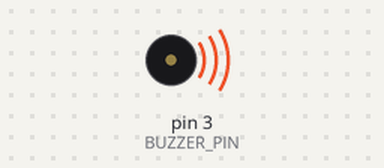
A sketch run on a simulated Arduino Uno, built with avr-gcc and run on an emulated ATmega328P. Shown: buzzer (waves = sounding). What the sketch prints to the serial monitor is not drawn.

Above: at 2.1 s.
At 3.1 s:
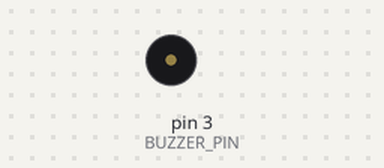
Timing chart, 0 to 4.6 s (numbered marks = the images above):
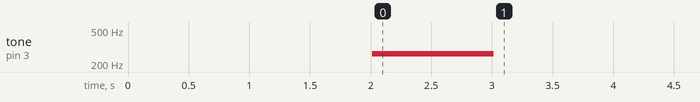

The sketch:

6axis_arm_firmware_v1.ino
```cpp
#include <SPI.h>
#include <mcp2515.h>


// 버튼 및 부저 핀 설정
#define BUZZER_PIN 3
// MCP2515 및 CAN 프레임 설정
struct can_frame canMsg;
MCP2515 mcp2515(10);
// 모터의 CAN ID 배열 (1~6)
const uint8_t motorCANIDs[6] = {1, 2, 3, 4, 5, 6};
// 각 모터의 현재 위치를 저장할 배열
float current_positions[6] = {0.0, 0.0, 0.0, 0.0, 0.0, 0.0};
// 컨트롤 모드
#define CAN_PACKET_SET_DUTY 0
#define CAN_PACKET_SET_CURRENT 1
#define CAN_PACKET_SET_CURRENT_BRAKE 2 // Current Break Mode
#define CAN_PACKET_SET_RPM 3 // Speed Mode
#define CAN_PACKET_SET_ORIGIN 5  // Set Origin Mode
#define CAN_PACKET_SET_POS_SPD 6 // Position-Speed Loop Mode

// 각 모터의 전류 및 속도 데이터를 저장할 배열
float motor_currents[6] = {0.0, 0.0, 0.0, 0.0, 0.0, 0.0};
float motor_positions[6] = {0.0, 0.0, 0.0, 0.0, 0.0, 0.0};
float motor_speeds[6] = {0.0, 0.0, 0.0, 0.0, 0.0, 0.0};
uint8_t motor_temps[6] = {0, 0, 0, 0, 0, 0};
uint8_t motor_errors[6] = {0, 0, 0, 0, 0, 0};

// Duty Cycle Mode 설정 함수
void setDutyCycleMode(uint8_t can_id, float duty) {
  uint8_t buffer[4];  // 4바이트의 데이터를 담는 버퍼

  // duty 값을 100,000 단위로 변환하여 int32_t로 처리 (0 ~ 1 범위)
  int32_t duty_int = (int32_t)(duty * 100000.0);  // 듀티 사이클을 0.00001 단위로 변환

  // 듀티 사이클 값의 범위를 제한 (0 ~ 0.95)
  if (duty_int < 0) duty_int = 0;           // 최소 0
  if (duty_int > 95000) duty_int = 95000;   // 최대 0.95 (95%)

  // 듀티 사이클(32비트) 설정
  buffer[0] = (duty_int >> 24) & 0xFF;
  buffer[1] = (duty_int >> 16) & 0xFF;
  buffer[2] = (duty_int >> 8) & 0xFF;
  buffer[3] = duty_int & 0xFF;

  // CAN 메시지 전송 (Control Mode 0: Duty Cycle Mode)
  uint32_t can_id_with_mode = (CAN_PACKET_SET_DUTY << 8) | can_id;
  comm_can_transmit_eid(can_id_with_mode, buffer, 4);

  // 메시지 전송 로그
  Serial.print("Duty Cycle Mode 메시지 전송 - CAN ID: 0x");
  Serial.println(can_id_with_mode, HEX);
  Serial.print(" 듀티 사이클: ");
  Serial.print(duty);
  Serial.println(" (0~1 범위)");
}

// Set Origin Mode 설정 함수
void setOriginMode(uint8_t can_id, uint8_t set_origin_mode) {
  uint8_t buffer[1];  // 1바이트의 데이터를 담는 버퍼
  buffer[0] = set_origin_mode;  // 원점 설정 모드 데이터 (0: 일시적 원점)

  // CAN 메시지 전송 (Control Mode 5: Set Origin Mode)
  uint32_t can_id_with_mode = (CAN_PACKET_SET_ORIGIN << 8) | can_id;

  comm_can_transmit_eid(can_id_with_mode, buffer, 1);

  // 메시지 전송 로그
  //Serial.print("Set Origin Mode 메시지 전송 - CAN ID: 0x");
  //Serial.println(can_id_with_mode, HEX);
}
// Position-Speed Loop 명령어 전송 함수
void positionSpeedLoop(uint8_t can_id, float position_deg, int16_t speed, int16_t acceleration) {
  uint8_t buffer[8];  // 8바이트의 데이터를 담는 버퍼

  // 포지션 값을 0.0001도 단위로 변환하여 처리 (-360000000 ~ 360000000 범위)
  int32_t position = (int32_t)(position_deg * 10000.0); // 0.0001° 단위로 변환
  // Speed와 Acceleration은 10으로 나누어 처리
  int16_t speed_adjusted = speed / 10;  // 스피드를 0.1 단위로 변환
  int16_t acceleration_adjusted = acceleration / 10;  // 가속도를 0.1 단위로 변환

  // Position(32비트) 설정 (4바이트)
  buffer[0] = (position >> 24) & 0xFF;
  buffer[1] = (position >> 16) & 0xFF;
  buffer[2] = (position >> 8) & 0xFF;
  buffer[3] = position & 0xFF;

  // Speed(16비트) 설정 (2바이트)
  buffer[4] = (speed_adjusted >> 8) & 0xFF;
  buffer[5] = speed_adjusted & 0xFF;

  // Acceleration(16비트) 설정 (2바이트)
  buffer[6] = (acceleration_adjusted >> 8) & 0xFF;
  buffer[7] = acceleration_adjusted & 0xFF;

  // CAN 메시지 전송 (Control Mode 6: Position-Speed Loop Mode)
  uint32_t can_id_with_mode = (CAN_PACKET_SET_POS_SPD << 8) | can_id;
  comm_can_transmit_eid(can_id_with_mode, buffer, 8);

  // 메시지 전송 로그
  //Serial.print("Position-Speed Loop 메시지 전송 - CAN ID: 0x");
  //Serial.println(can_id_with_mode, HEX);
}
// Current Brake Mode 설정 함수
void setCurrentBrakeMode(uint8_t can_id, float brake_current) {
  uint8_t buffer[4];  // 4바이트의 데이터를 담는 버퍼

  // brake_current 값을 0.001A 단위로 변환하여 int32_t로 처리
  int32_t brake_current_int = (int32_t)(brake_current * 1000.0);  // 0.001A 단위로 변환

  // 전류 값의 범위를 제한 (0 ~ 60000 mA, 즉 0 ~ 60A)
  if (brake_current_int < 0) brake_current_int = 0;      // 최소 0A
  if (brake_current_int > 60000) brake_current_int = 60000;  // 최대 60A

  // 제동 전류(32비트) 설정
  buffer[0] = (brake_current_int >> 24) & 0xFF;
  buffer[1] = (brake_current_int >> 16) & 0xFF;
  buffer[2] = (brake_current_int >> 8) & 0xFF;
  buffer[3] = brake_current_int & 0xFF;

  // CAN 메시지 전송 (Control Mode 2: Current Brake Mode)
  uint32_t can_id_with_mode = (CAN_PACKET_SET_CURRENT_BRAKE << 8) | can_id;
  comm_can_transmit_eid(can_id_with_mode, buffer, 4);

  // 메시지 전송 로그
  Serial.print("Current Brake Mode 메시지 전송 - CAN ID: 0x");
  Serial.println(can_id_with_mode, HEX);
  Serial.print(" 제동 전류: ");
  Serial.print(brake_current);
  Serial.println(" A");
}
// Current Loop Mode 설정 함수
void setCurrentLoopMode(uint8_t can_id, float current) {
  uint8_t buffer[4];  // 4바이트의 데이터를 담는 버퍼

  // current 값을 0.001A 단위로 변환하여 int32_t로 처리
  int32_t current_int = (int32_t)(current * 1000.0);  // 0.001A 단위로 변환

  // 전류 값의 범위를 제한 (-60A ~ 60A, 즉 -60000 ~ 60000 mA)
  if (current_int < -60000) current_int = -60000;  // 최소 -60A
  if (current_int > 60000) current_int = 60000;    // 최대 60A

  // 전류(32비트) 설정
  buffer[0] = (current_int >> 24) & 0xFF;
  buffer[1] = (current_int >> 16) & 0xFF;
  buffer[2] = (current_int >> 8) & 0xFF;
  buffer[3] = current_int & 0xFF;

  // CAN 메시지 전송 (Control Mode 1: Current Loop Mode)
  uint32_t can_id_with_mode = (CAN_PACKET_SET_CURRENT << 8) | can_id;
  comm_can_transmit_eid(can_id_with_mode, buffer, 4);

  // 메시지 전송 로그
  Serial.print("Current Loop Mode 메시지 전송 - CAN ID: 0x");
  Serial.println(can_id_with_mode, HEX);
  Serial.print(" 전류: ");
  Serial.print(current);
  Serial.println(" A");
}
// Speed Loop Mode 설정 함수
void setSpeedLoopMode(uint8_t can_id, float speed) {
  uint8_t buffer[4];  // 4바이트의 데이터를 담는 버퍼

  // speed 값을 전기적 RPM (Electrical RPM) 단위로 변환하여 int32_t로 처리
  int32_t speed_int = (int32_t)speed;

  // 속도 값의 범위를 제한 (-100,000 ~ 100,000 ERPM)
  if (speed_int < -100000) speed_int = -100000;  // 최소 -100,000 ERPM
  if (speed_int > 100000) speed_int = 100000;    // 최대 100,000 ERPM

  // 속도(32비트) 설정
  buffer[0] = (speed_int >> 24) & 0xFF;
  buffer[1] = (speed_int >> 16) & 0xFF;
  buffer[2] = (speed_int >> 8) & 0xFF;
  buffer[3] = speed_int & 0xFF;

  // CAN 메시지 전송 (Control Mode 3: Speed Loop Mode)
  uint32_t can_id_with_mode = (CAN_PACKET_SET_RPM << 8) | can_id;
  comm_can_transmit_eid(can_id_with_mode, buffer, 4);

  // 메시지 전송 로그
  Serial.print("Speed Loop Mode 메시지 전송 - CAN ID: 0x");
  Serial.println(can_id_with_mode, HEX);
  Serial.print(" 속도: ");
  Serial.print(speed);
  Serial.println(" ERPM");
}
// CAN 메시지 송신 함수 (can_frame을 이용)
void comm_can_transmit_eid(uint32_t id, const uint8_t* data, uint8_t len) {
  if (len > 8) len = 8;  // 최대 8바이트로 제한

  // can_frame 설정
  canMsg.can_id = id | CAN_EFF_FLAG;  // 확장 ID 플래그 설정
  canMsg.can_dlc = len;  // 데이터 길이 설정

  // 데이터 설정
  for (int i = 0; i < len; i++) {
    canMsg.data[i] = data[i];
  }

  // CAN 메시지 송신
  mcp2515.sendMessage(&canMsg);

  /*// 송신된 메시지 출력
  Serial.print("송신된 메시지 - ID: 0x");
  Serial.print(id, HEX);
  Serial.print(" 데이터: ");
  for (int i = 0; i < len; i++) {
    Serial.print(canMsg.data[i], HEX);
    Serial.print(" ");
  }
  Serial.println();*/
}
// CAN 메시지 수신 및 데이터 처리 함수
void readCANMessage() {
  if (mcp2515.readMessage(&canMsg) == MCP2515::ERROR_OK) {
    // 모터 ID 추출 (확장 ID에서 하위 8비트 추출)
    uint8_t motor_id = canMsg.can_id & 0xFF;

    // motor_id가 1~6 범위 내에 있는지 확인
    if (motor_id >= 1 && motor_id <= 6) {
      int motor_index = motor_id - 1; // 배열 인덱스를 0~5로 맞춤

      // 포지션 값 (16비트), -3200 ~ 3200 범위
      int16_t pos_int = (canMsg.data[0] << 8) | canMsg.data[1];
      motor_positions[motor_index] = pos_int * 0.1;

      // 속도 값 (16비트), -32000 ~ 32000 전기적 RPM
      int16_t speed_int = (canMsg.data[2] << 8) | canMsg.data[3];
      motor_speeds[motor_index] = speed_int * 10.0;

      // 전류 값 (16비트), -6000 ~ 6000mA 범위
      int16_t current_int = (canMsg.data[4] << 8) | canMsg.data[5];
      motor_currents[motor_index] = current_int * 0.01;

      // 모터 온도 (8비트), 0~127
      motor_temps[motor_index] = canMsg.data[6];

      // 모터 에러코드 (8비트)
      motor_errors[motor_index] = canMsg.data[7];

      // 수신된 데이터 출력
      Serial.print("모터 ID: ");
      Serial.print(motor_id);
      Serial.print(" | 포지션: ");
      Serial.print(motor_positions[motor_index]);
      Serial.print(" | 속도: ");
      Serial.print(motor_speeds[motor_index]);
      Serial.print(" | 전류: ");
      Serial.print(motor_currents[motor_index]);
      Serial.print(" | 온도: ");
      Serial.print(motor_temps[motor_index]);
      Serial.print(" | 에러 코드: ");
      Serial.println(motor_errors[motor_index]);
    } else {
      Serial.println("잘못된 모터 ID 수신");
    }
  } else {
    Serial.println("CAN 메시지 수신 오류 또는 메시지 없음");
  }
}
void setup() {
  Serial.begin(115200);
  // MCP2515 초기화
  mcp2515.reset();
  mcp2515.setBitrate(CAN_1000KBPS, MCP_8MHZ);  // CAN 속도 설정
  mcp2515.setNormalMode();

  Serial.println("CAN 통신 준비 완료.");
  // 각 모터와의 통신 상태 확인
  bool allMotorsResponding = true;
  unsigned long startTime = millis();
  const unsigned long timeout = 2000; // 2초 타임아웃
  bool motorResponded[6] = {false, false, false, false, false, false};
  Serial.println("모터 통신 상태 확인 중...");
  // 모터 응답 체크
  while(millis() - startTime < timeout) {
    struct can_frame canMsg;

    if (mcp2515.readMessage(&canMsg) == MCP2515::ERROR_OK) {
      // CAN ID에서 모터 ID 추출 (하위 8비트)
      uint8_t received_motor_id = canMsg.can_id & 0xFF;

      // 수신된 모터 ID 확인
      for(int i = 0; i < 6; i++) {
        uint8_t expected_motor_id = motorCANIDs[i] & 0xFF;  // 저장된 CAN ID의 하위 8비트와 비교
        if(received_motor_id == expected_motor_id) {
          if(!motorResponded[i]) {  // 처음 응답했을 때만 메시지 출력
            motorResponded[i] = true;
            Serial.print("모터 ");
            Serial.print(i + 1);
            Serial.println(" 응답 확인");
          }
        }
      }

      // 모든 모터가 응답했는지 확인
      bool allResponded = true;
      for(int i = 0; i < 6; i++) {
        if(!motorResponded[i]) {
          allResponded = false;
          break;
        }
      }

      if(allResponded) {
        break;
      }
    }
  }

  // 결과 출력
  for(int i = 0; i < 6; i++) {
    if(!motorResponded[i]) {
      Serial.print("경고: 모터 ");
      Serial.print(i + 1);
      Serial.println(" 응답 없음");
      allMotorsResponding = false;
    }
  }

  if(allMotorsResponding) {
    Serial.println("모든 모터 통신 정상");
    // 성공 멜로디
    tone(BUZZER_PIN, 262);
    delay(500);
    noTone(BUZZER_PIN);
    delay(100);
    tone(BUZZER_PIN, 330);
    delay(500);
    noTone(BUZZER_PIN);
    delay(100);
    tone(BUZZER_PIN, 392);
    delay(500);
    noTone(BUZZER_PIN);
    delay(100);
  } else {
    Serial.println("일부 모터 통신 실패");
    // 실패 알림음
    tone(BUZZER_PIN, 262);
    delay(1000);
    noTone(BUZZER_PIN);
  }
}
bool initialPositionSet = false;  // 초기 위치 설정 완료 여부를 추적하는 플래그

void loop() {
  static uint8_t state = 0;  // 상태 머신 변수

  switch(state) {
    case 0:  // 초기 원점 설정 상태
      if (!initialPositionSet) {
        Serial.println("모터 원점 설정 시작...");
        // 모든 모터의 원점 설정
        for(int i = 0; i < 6; i++) {
          setOriginMode(motorCANIDs[i], 0);  // 0: 일시적 원점 설정
          delay(50);  // 각 모터 간 약간의 딜레이
        }
        Serial.println("모든 모터 원점 설정 완료");
        state = 1;  // 다음 상태로 전환
        delay(500);  // 원점 설정 후 잠시 대기
      }
      break;

    case 1:  // 0도 위치로 이동
      if (!initialPositionSet) {
        Serial.println("모터를 0도 위치로 이동 중...");
        // 모든 모터를 0도 위치로 이동
        for(int i = 0; i < 6; i++) {
          // 위치: 0도, 속도: 1000(적당한 속도), 가속도: 1000
          positionSpeedLoop(motorCANIDs[i], 0.0, 1000, 1000);
          delay(50);  // 각 모터 간 약간의 딜레이
        }
        initialPositionSet = true;  // 초기 위치 설정 완료
        state = 2;  // 정상 동작 상태로 전환
        Serial.println("초기 위치 설정 완료");
      }
      break;

    case 2:  // 정상 동작 상태 (초기화 완료 후)
      // 모터 상태 모니터링
      readCANMessage();
      // 여기에 추가적인 로봇 제어 코드를 구현할 수 있습니다.
      break;
  }

  delay(10);  // 루프 딜레이
}
```
